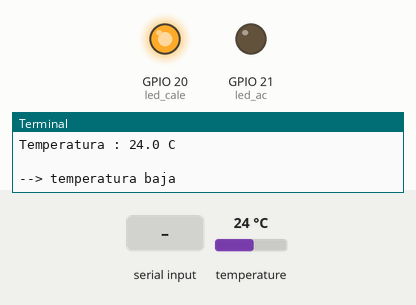
Simulated run of this program. Board: Raspberry Pi (BCM pin numbers). Parts: output pins drawn as LEDs (lit = HIGH), the last lines printed to the terminal. The inputs (shaded band) are chosen by the test bench; at power-on: temperature 24 °C. Threads take turns every 2 ms. At 4.0 s the program stops and its outputs stay as they are.

Above: at 1.2 s.
1.3 s: temperature set to 25.6 °C
At 2.4 s:
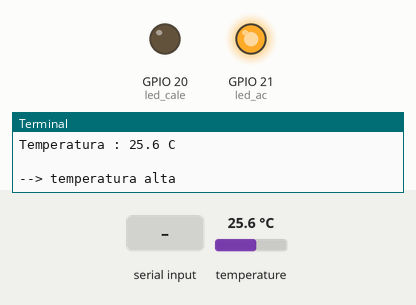
3.5 s: "1" typed at the terminal, then Enter
At 5.2 s:
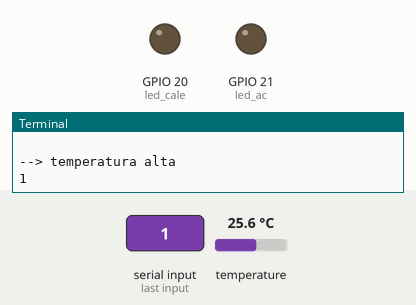
Timing chart, 0 to 5.5 s (numbered marks = the images above; inputs shaded):
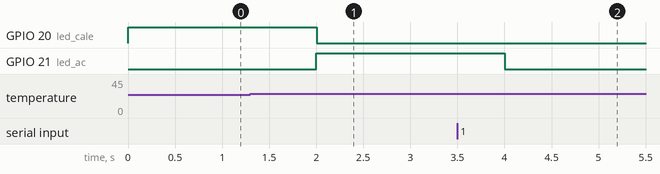

Measured:
- the behaviour switches between 25 and 25.1 °C on temperature (found by bisection; images 0 and 1)
- after the input at 1.3 s, GPIO 20 (led_cale): HIGH → LOW after 0.70 s; GPIO 21 (led_ac): LOW → HIGH after 0.70 s
- after the input at 3.5 s, GPIO 21 (led_ac): HIGH → LOW after 0.50 s

The program:

termo-680-basico.py
```python
#!/usr/bin/python3
# -*- coding: utf-8 -*-

import board
import digitalio
import busio
import adafruit_bme680
import time
import signal
import sys
import _thread

# leds
led_ac = digitalio.DigitalInOut(board.D21)
led_ac.direction = digitalio.Direction.OUTPUT

led_cale = digitalio.DigitalInOut(board.D20)
led_cale.direction = digitalio.Direction.OUTPUT

def encender(led):
  led.value = True

def apagar(led):
  led.value = False

def limpiarLeds():
  apagar(led_ac)
  apagar(led_cale)

# sensor bme680
i2c = busio.I2C(board.SCL, board.SDA)
sensor = adafruit_bme680.Adafruit_BME680_I2C(i2c)

# teclado
def input_thread(listener):
    input()
    listener.append(True)

# función para procesar sigint (señal de parada)
def sigint_handler(sig, frame):
    limpiarLeds()
    print()
    sys.exit(0)

signal.signal(signal.SIGINT, sigint_handler)

# main
def main():

  print()
  print("pulsa Enter para terminar")

  limpiarLeds()

  listener = []
  _thread.start_new_thread(input_thread, (listener,))

  while not listener:

    # leemos la situación actual
    temperatura = sensor.temperature

    # escribimos los valores medidos
    print()
    print("Temperatura : %0.1f C" % temperatura)
    print()

    if (temperatura > 25.0): # podemos cambiar la temperatura de corte
      # hace calor
      # necesitamos el aire acondicionado
      encender(led_ac)
      apagar(led_cale)
      print("--> temperatura alta")
    else:
      # hace frío
      # necesitamos la calefacción
      encender(led_cale)
      apagar(led_ac)
      print("--> temperatura baja")

    time.sleep(1)

  limpiarLeds()

if __name__ == "__main__":
   main()
```
